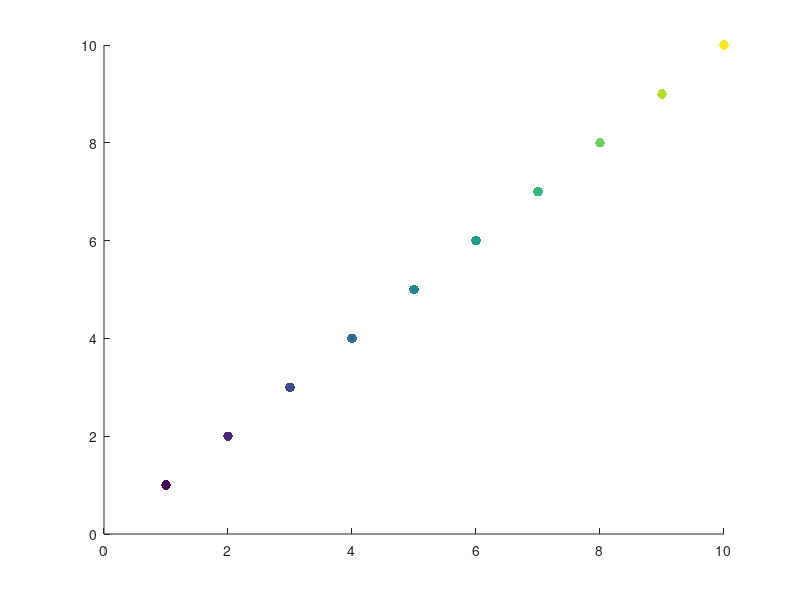

The MATLAB script that drew this image: (Note: this script raises an error after producing the figure.)
%=============================================================================
% Copyright (c) 2016-present Allan CORNET (Nelson)
%=============================================================================
% This file is part of Nelson.
%=============================================================================
% LICENCE_BLOCK_BEGIN
% SPDX-License-Identifier: LGPL-3.0-or-later
% LICENCE_BLOCK_END
%=============================================================================
% <--ADV-CLI MODE-->
%=============================================================================
% A color-mapped scatter (scalar CData per point) auto-scales CLim to the
% CData range, like surface/patch CData does.
f = figure('Visible', 'off');
scatter(1:10, 1:10, 50, (1:10), 'filled');
asserts.isequal(get(gca, 'CLim'), [1 10]);
close(f);
%=============================================================================
% A plain scatter with no color argument keeps the default CLim.
f = figure('Visible', 'off');
scatter(1:10, 1:10);
asserts.isequal(get(gca, 'CLim'), [0 1]);
close(f);
%=============================================================================
% True-color CData (Nx3 RGB) does not drive CLim.
f = figure('Visible', 'off');
rgb = repmat([1 0 0], 5, 1);
scatter(1:5, 1:5, 50, rgb, 'filled');
asserts.isequal(get(gca, 'CLim'), [0 1]);
close(f);
%=============================================================================
% A user-set CLim (CLimMode manual) is not overwritten by auto-scaling.
f = figure('Visible', 'off');
scatter(1:10, 1:10, 50, (1:10), 'filled');
clim([0 100]);
asserts.isequal(get(gca, 'CLim'), [0 100]);
close(f);
%=============================================================================
% surf keeps auto-scaling CLim to the Z / CData range (non-regression).
f = figure('Visible', 'off');
[X, Y] = meshgrid(-5:.5:5);
Z = X .^ 2 + Y .^ 2;
surf(Z);
asserts.isapprox(get(gca, 'CLim'), [0 50], 1e-4);
close(f);
%=============================================================================
% scatter3 with color-mapped CData also drives CLim.
f = figure('Visible', 'off');
scatter3(1:10, 1:10, 1:10, 50, (2:11), 'filled');
asserts.isequal(get(gca, 'CLim'), [2 11]);
close(f);
%=============================================================================
